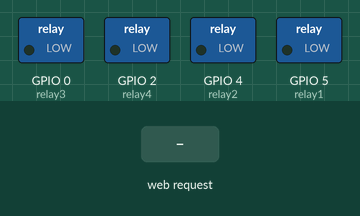
The sketch below on a simulated ESP8266 (NodeMCU). On the bench: switched loads named in the sketch (green lamp = pin HIGH). The test bench sets the inputs (shaded band). WiFi joins after 1.5 s; servers stay silent unless stated; what the sketch prints to the serial monitor is not drawn.

Above: at 3.0 s.
3.1 s: HTTP request GET /relayall=OFF received
At 4.0 s:
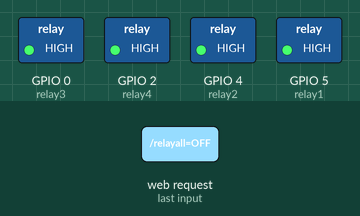
4.6 s: HTTP request GET /relay1=ON received
At 5.1 s:
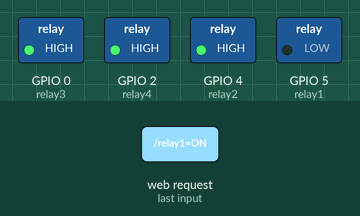
6.1 s: HTTP request GET /relay2=ON received
At 7.3 s:
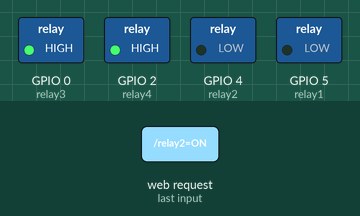
7.6 s: HTTP request GET /relay1=OFF received
At 8.6 s:
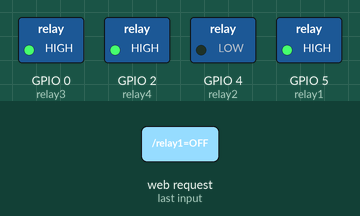
9.1 s: HTTP request GET /relay3=ON received
At 9.7 s:
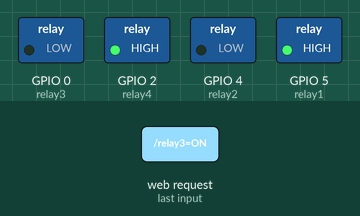
10.6 s: HTTP request GET /relay2=OFF received
At 10.9 s:
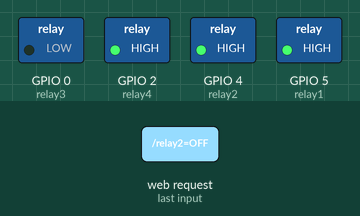
Timing chart, 0 to 13.1 s (numbered marks = the images above; inputs shaded):
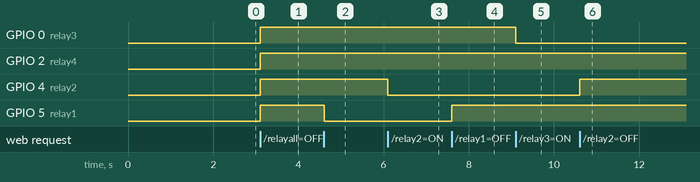

Measured:
- after the input at 3.1 s, GPIO 0 (relay3), GPIO 2 (relay4), GPIO 4 (relay2), GPIO 5 (relay1): LOW → HIGH at once
- after the input at 4.6 s, GPIO 5 (relay1): HIGH → LOW at once
- after the input at 6.1 s, GPIO 4 (relay2): HIGH → LOW at once
- after the input at 7.6 s, GPIO 5 (relay1): LOW → HIGH at once
- after the input at 9.1 s, GPIO 0 (relay3): HIGH → LOW at once
- after the input at 10.6 s, GPIO 4 (relay2): LOW → HIGH at once

The sketch:

remote-lampu-boostrap.h.ino
```cpp
#include <ESP8266WiFi.h> //library ESP8266wifi yang telah diimportkan

#define ON LOW
#define OFF HIGH

const char* ssid = "lunaa";
const char* password = "terserah";

int relay1 = 5; //D1 on ESP Board
int relay2 = 4; //D2 on ESP Board
int relay3 = 00; //D3 on ESP Board
int relay4 = 2;  //D4 on ESP Board

int value1 = OFF, value2 = OFF, value3 = OFF, value4 = OFF, valueall=OFF;

//menggunakan port 80 untuk http
WiFiServer server(80);

void setup(){
//menggunakan baud komunikasi serial pada 115200
  Serial.begin(115200);
  delay(15);

  pinMode(relay1,OUTPUT);pinMode(relay2,OUTPUT);
  pinMode(relay3,OUTPUT);pinMode(relay4,OUTPUT);

  digitalWrite(relay1, ON);digitalWrite(relay2, ON);
  digitalWrite(relay3, ON);digitalWrite(relay4, ON);

  Serial.println();Serial.println(); //pemberian spasi
  Serial.print("Terhubung dengan Wifi.... ");
 // Koneksi dengan Wifi
  Serial.println(ssid);

  //prosedur pengkoneksian wifi
  WiFi.begin(ssid, password);

 //pengecekan status wifi
  while (WiFi.status() != WL_CONNECTED) //pengecekan kondisi koneksi wifi
  {delay(600);Serial.print(".");}
  Serial.println("");
  Serial.println("Sudah terkoneksi dengan wifi");

  server.begin(); //prosedur memulai akses server
  Serial.println("Pemulaian Akses Server");

  //menuliskan alamat ip
  Serial.print("Alamat ip yang digunakan untuk pengaksesan: ");
  //contoh format ip address : http://192.168.120.3/
  Serial.print("http://");Serial.print (WiFi.localIP());Serial.println("/");

}

void loop() {
  WiFiClient client = server.available(); //cek kondisi jika terhubung dengan client
  if (!client) {
    return;
  }

  //menunggu client, data dikirim
  Serial.println("client baru");
  //jika client tidak available
  while(!client.available()) {delay(5);}
  String request = client.readStringUntil('\r');
  Serial.print(request);client.flush();

  //penulisan data pada browser dengan alamat diatas
  client.println("HTTP/1.1 200 OK");client.println("Content-Type: text/html");
  client.println("");

  client.println("<!DOCTYPE HTML>");client.println("<html>");
  client.println("<head>");
  client.println("<meta http-equiv=\"content-type\" content=\"text/html;charset=UTF-8\">");
  client.println("<meta name=\"viewport\" content=\"width=device-width, initial-scale=1\">");
  client.println("<link rel=\"stylesheet\" href=\"https://cdn.jsdelivr.net/npm/bootstrap@4.6.2/dist/css/bootstrap.min.css\">");
  client.println("<script src=\"https://ajax.googleapis.com/ajax/libs/jquery/3.3.1/jquery.min.js\"></script>");
  client.println("<script src=\"https://cdn.jsdelivr.net/npm/bootstrap@4.6.2/dist/js/bootstrap.bundle.min.js\"></script>");
  client.println("<script src=\"https://maxcdn.bootstrapcdn.com/bootstrap/3.4.1/js/bootstrap.min.js\"></script>");
  client.println("<link rel=\"stylesheet\" href=\"https://cdn.jsdelivr.net/npm/bootstrap-icons@1.10.3/font/bootstrap-icons.css\">");
  client.println("<title>Smart Lamp TIF RP 21B</title>");
  client.println("</head>");

  client.println("<body>");
  client.println("<Div class=\"container\"><div class=\"bg-primary text-white text-center\">");
  client.println("<h1>Smart Lamp <i class=\"bi bi-lightbulb-fill text-warning\"></i></h1>");
  client.println("<p>TIF RP 21B - KELOMPOK 8");
  client.println("</div>");
  client.println("<div class=\"row\">");
    client.println("<div class=\"col-lg-12\">");
      client.println("<h3>Kendali Lampu via Wifi <i class=\"bi bi-wifi\"></i></h3>");
    client.println("</div>");
  client.println("</div>");


  client.println("<div class=\"row\">");
  client.print("<div class=\"col-lg-3 bg-info text-white\">");
  client.print("Semua Lampu: ");

 // Control relay 1
  if(request.indexOf("/relayall=ON")!= -1)
  {
    digitalWrite(relay1, ON);value1 = ON;
    digitalWrite(relay2, ON);value2 = ON;
    digitalWrite(relay3, ON);value3 = ON;
    digitalWrite(relay4, ON);value4 = ON;
    valueall = ON;
    }

  if(request.indexOf("/relayall=OFF")!= -1)
  {
    digitalWrite(relay1, OFF);value1 = OFF;
    digitalWrite(relay2, OFF);value2 = OFF;
    digitalWrite(relay3, OFF);value3 = OFF;
    digitalWrite(relay4, OFF);value4 = OFF;
    valueall = OFF;
    }
  if(valueall==ON){client.print("<i class=\"bi bi-lightbulb-fill\"></i>");}
  if(valueall==OFF){client.print("<i class=\"bi bi-lightbulb-off\"></i>");}
  client.println("</div>");

  client.println("<div class=\"col-lg-3\"><div class=\"btn-group\">");
  client.println("<a href=\"/relayall=ON\" type=\"button\" class=\"btn btn-info\"><i class=\"bi bi-check-circle\"></i> ON</a>");
  client.println("<a href=\"/relayall=OFF\" type=\"button\" class=\"btn btn-secondary\"><i class=\"bi bi-x-circle\"></i> OFF</a>");
  client.println("</div></div>");
  client.println("<div class=\"col-lg-6\">&nbsp;</div>");
  client.println("</div>");

  client.println("<div class=\"row\">");
  client.print("<div class=\"col-lg-3 bg-primary text-white\">");
  client.print("Lampu Biru: ");

 // Control relay 1
  if(request.indexOf("/relay1=ON")!= -1)
  {digitalWrite(relay1, ON);value1 = ON;}

  if(request.indexOf("/relay1=OFF")!= -1)
  {digitalWrite(relay1, OFF);value1 = OFF;}
  if(value1==ON){client.print("<i class=\"bi bi-lightbulb-fill\"></i>");}
  if(value1==OFF){client.print("<i class=\"bi bi-lightbulb-off\"></i>");}
  client.println("</div>");

  client.println("<div class=\"col-lg-3\"><div class=\"btn-group\">");
  client.println("<a href=\"/relay1=ON\" type=\"button\" class=\"btn btn-primary\"><i class=\"bi bi-check-circle\"></i> ON</a>");
  client.println("<a href=\"/relay1=OFF\" type=\"button\" class=\"btn btn-secondary\"><i class=\"bi bi-x-circle\"></i> OFF</a>");
  client.println("</div></div>");
  client.println("<div class=\"col-lg-6\">&nbsp;</div>");
  client.println("</div>");

 client.println("<div class=\"row\">");
 client.print("<div class=\"col-lg-3 bg-warning text-white\">");
 client.print("Lampu Kuning: ");

  // Control relay 2
  if (request.indexOf("/relay2=ON") != -1)  {
    digitalWrite(relay2, ON);
    value2 = ON;
    }
  if (request.indexOf("/relay2=OFF") != -1)  {
    digitalWrite(relay2, OFF);
    value2 = OFF;
    }
    if(value2==ON){client.print("<i class=\"bi bi-lightbulb-fill\"></i>");}
     if(value2==OFF){client.print("<i class=\"bi bi-lightbulb-off\"></i>");}
  client.println("</div>");

  client.println("<div class=\"col-lg-3\"><div class=\"btn-group\">");
  client.println("<a href=\"/relay2=ON\" type=\"button\" class=\"btn btn-warning\"><i class=\"bi bi-check-circle\"></i> ON</a>");
  client.println("<a href=\"/relay2=OFF\" type=\"button\" class=\"btn btn-secondary\"><i class=\"bi bi-x-circle\"></i> OFF</a>");
  client.println("</div></div>");
  client.println("<div class=\"col-lg-6\">&nbsp;</div></div>");


  client.print("<div class=\"row\"><div class=\"col-lg-3 bg-success text-white\">");
  client.print("Lampu Hijau: ");

 // Control relay 3
  if (request.indexOf("/relay3=ON") != -1)  {
    digitalWrite(relay3, ON);
    value3 = ON;
    }
  if (request.indexOf("/relay3=OFF") != -1)  {
    digitalWrite(relay3, OFF);
    value3 = OFF;
    }
    if(value3==ON){client.print("<i class=\"bi bi-lightbulb-fill\"></i>");}
     if(value3==OFF){client.print("<i class=\"bi bi-lightbulb-off\"></i>");}
  client.println("</div>");

  client.println("<div class=\"col-lg-3\"><div class=\"btn-group\">");
  client.println("<a href=\"/relay3=ON\" type=\"button\" class=\"btn btn-success\"><i class=\"bi bi-check-circle\"></i> ON</a>");
  client.println("<a href=\"/relay3=OFF\" type=\"button\" class=\"btn btn-secondary\"><i class=\"bi bi-x-circle\"></i> OFF</a>");
  client.println("</div></div>");
  client.println("<div class=\"col-lg-6\">&nbsp;</div></div>");

  client.print("<div class=\"row\"><div class=\"col-lg-3 bg-danger text-white\">");
  client.print("Lampu Merah: ");

  // Control relay 4
  if (request.indexOf("/relay4=ON") != -1)  {
    digitalWrite(relay4, ON);
    value4 = ON;
    }
  if (request.indexOf("/relay4=OFF") != -1)  {
    digitalWrite(relay4, OFF);
    value4 = OFF;
    }
    if(value4==ON){client.print("<i class=\"bi bi-lightbulb-fill\"></i>");}
     if(value4==OFF){client.print("<i class=\"bi bi-lightbulb-off\"></i>");}
  client.println("</div>");

  client.println("<div class=\"col-lg-3\"><div class=\"btn-group\">");
  client.println("<a href=\"/relay4=ON\" type=\"button\" class=\"btn btn-danger\"><i class=\"bi bi-check-circle\"></i> ON</a>");
  client.println("<a href=\"/relay4=OFF\" type=\"button\" class=\"btn btn-secondary\"><i class=\"bi bi-x-circle\"></i> OFF</a>");
  client.println("</div></div>");
  client.println("<div class=\"col-lg-6\">&nbsp;</div></div>");

  client.println("</div>");
  client.println("</body>");
  client.println("</html>");
  delay(1);
  Serial.println("Client disonnected");
  Serial.println("");

}
```
